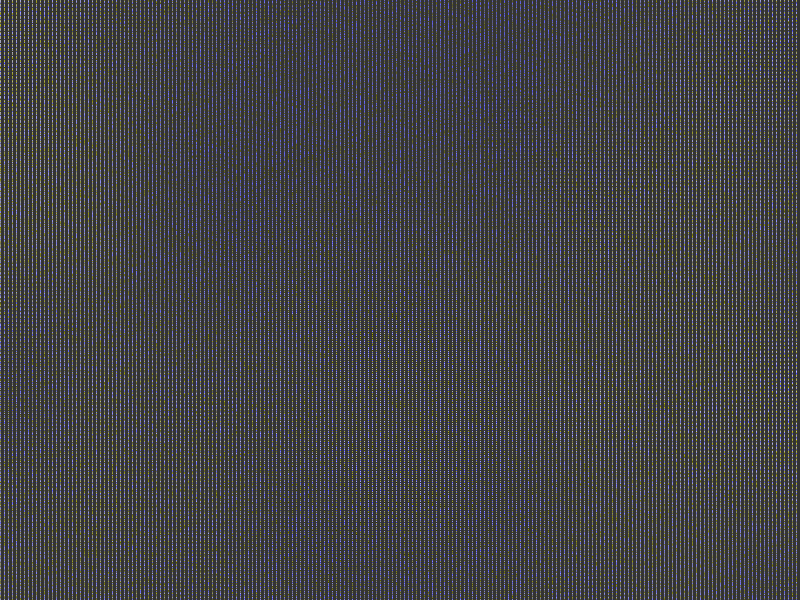
Frame 1 (no input)
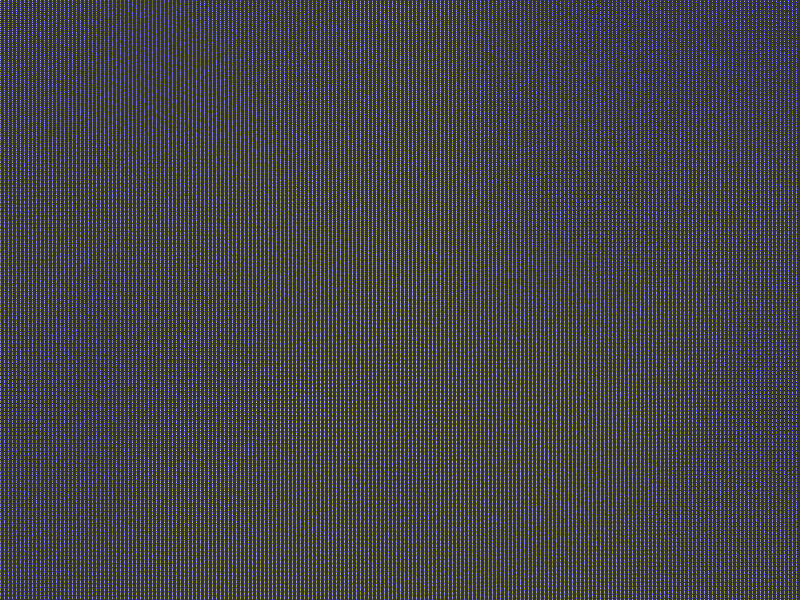
Frame 60 (no input)
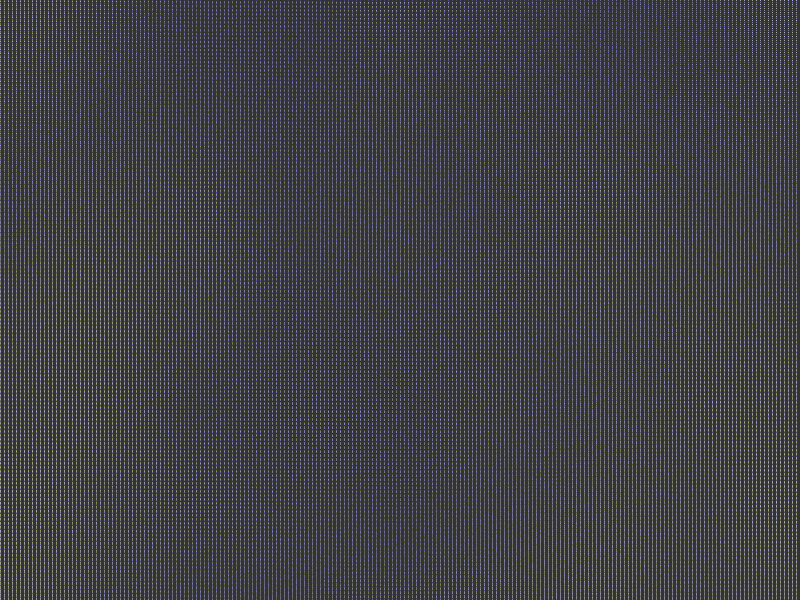
Frame 120 (the mouse pressed at the canvas centre since frame 60)

The p5.js sketch that drew these frames (run headless with seeded random() and noise() and a simulated clock; from frame 60 on, the mouse is pressed at the canvas centre):

// p5.js sketch
// ── sketch.js
/* Rellenar todos los pixeles de una ventana (perlin noise 2d es un grilla)
usando el ruido de perlin*/
let xoff = 0.0;

function setup() {
  createCanvas(800, 600);
}
/* xoff - yoff permiten ir cambiando el rango del ruido para dar aleatoriedad
más suave, al ir aumentando su valor poco a poco */ 
function draw() {
  background(51);
  loadPixels();
  for(let x = 0; x < width; x++){
    let yoff = 0.0;
    for(let y = 0; y < height; y++){
      /*Toma cada pixel de la ventana. Cada uno es un array de tamaño 4
      compuesto por red, blue, gree, alpha*/
      let index = (x + y * width) * 16;
      noiseDetail(4, 0.5);
      let bright = map(noise(xoff, yoff), 0, 1, 0, 255);      
      pixels[index] = bright;
      pixels[index + 1] = bright;
      pixels[index + 2] = (bright, bright, random(255));
      pixels[index + 3] = 255;
      yoff += 0.01; 
    }
    xoff += 0.01; 
  }
  updatePixels();
}

// ── style.css
html, body {
  margin: 0;
  padding: 0;
  display: flex;
  justify-content: center;
  align-items: center;
}

canvas {
  margin-top: 10dvh;
  display: block;
}
